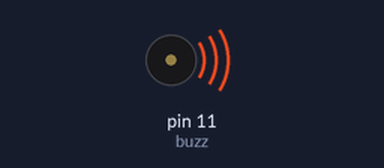
Bench run of a sketch on a simulated Arduino Uno, built with avr-gcc and run on an emulated ATmega328P. Parts: buzzer (waves = sounding, pin HIGH).

Above: at 0.06 s.
Timing chart, 0 to 3.0 s (numbered marks = the images above):
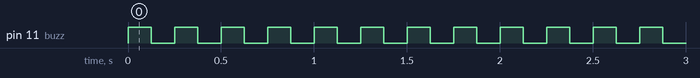

The sketch:

Buzzer_Check.ino
```cpp
/*
   This Code is created by Prabhas Kumar on 20th may'21 @ 01.55

   This is the part of project ILC.

   It is Check Program of ILC-Buzzer!

   Reley ---> D4 Buzzer ---> D11 || RTC --->  CLK: D5; DAT: D6; RST: D7

   The Source(s) is/are - https://bit.ly/3wfzjuP

   Note - The Source(s) is/are collection of all used in this project!

   Name of program - ILC.ino
*/


#define buzz 11 // Buzzer

void setup() {
  // put your setup code here, to run once:
  Serial.begin(9600);

  pinMode(buzz, OUTPUT);
}

void loop() {
  // put your main code here, to run repeatedly:

  digitalWrite(buzz, HIGH);

  delay(125);

  digitalWrite(buzz, LOW);

  delay(125);

}


/*
   Arduino UNO

  Sketch uses 1874 bytes (5%) of program storage space. Maximum is 32256 bytes.
  Global variables use 184 bytes (8%) of dynamic memory, leaving 1864 bytes for local variables. Maximum is 2048 bytes.
*/
```

Measured:
- by itself, pin 11 (buzz): alternates HIGH for 0.13 s and LOW for 0.13 s
